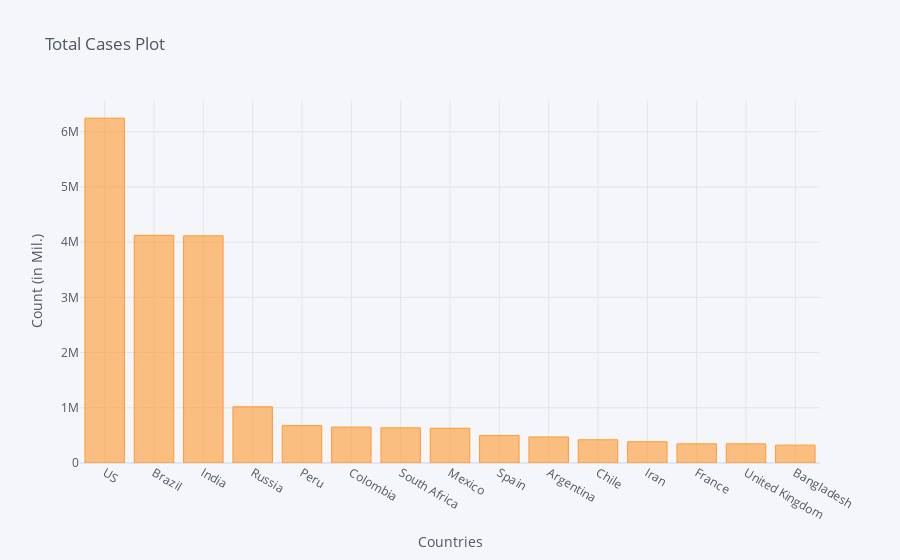

Notebook code cell kept with this figure:
### Code cell
corona_dframe_agg_plot.iplot(kind='bar', x='Country/Region', y='9/5/20',
                             title='Total Cases Plot',xTitle='Countries',yTitle='Count (in Mil.)')

### Figure 1 — Plotly figure (JSON) as saved in the notebook; plotly's stock layout.template omitted (floating-point values rounded to 4 significant figures)
{"data": [{"marker": {"color": "rgba(255, 153, 51, 0.6)", "line": {"color": "rgba(255, 153, 51, 1.0)", "width": 1}}, "name": "9/5/20", "orientation": "v", "text": "", "type": "bar", "x": ["US", "Brazil", "India", "Russia", "Peru", "Colombia", "South Africa", "Mexico", "Spain", "Argentina", "Chile", "Iran", "France", "United Kingdom", "Bangladesh"], "y": [6244970, 4123000, 4113811, 1017131, 676848, 650055, 636884, 629409, 498989, 471806, 420434, 384666, 347267, 346513, 323565]}], "layout": {"legend": {"bgcolor": "#F5F6F9", "font": {"color": "#4D5663"}}, "paper_bgcolor": "#F5F6F9", "plot_bgcolor": "#F5F6F9", "title": {"font": {"color": "#4D5663"}, "text": "Total Cases Plot"}, "xaxis": {"gridcolor": "#E1E5ED", "showgrid": true, "tickfont": {"color": "#4D5663"}, "title": {"font": {"color": "#4D5663"}, "text": "Countries"}, "zerolinecolor": "#E1E5ED"}, "yaxis": {"gridcolor": "#E1E5ED", "showgrid": true, "tickfont": {"color": "#4D5663"}, "title": {"font": {"color": "#4D5663"}, "text": "Count (in Mil.)"}, "zerolinecolor": "#E1E5ED"}}}
